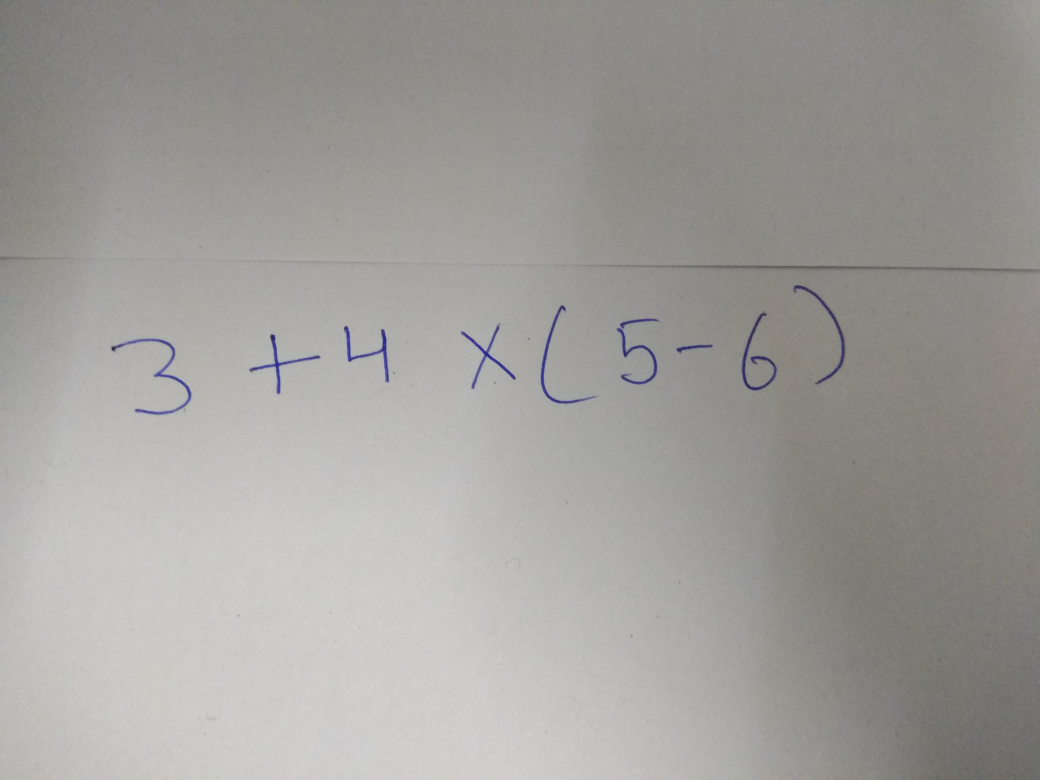
#> input picture resources/datasets/digitsPictures/eq12.jpg, 4160 x 3120 px (shown at 1/4 size); its folder holds only this picture in this run
$ jupyter execute --allow-errors DigitsFromPictures.ipynb   (shell and % lines are left out)   (older library calls are emulated)
#> lines starting #> are read from the running program, lines starting #| are printed output that depends on the picture
[cell 1]
########################################################################
##### Requirements
#####  Python3, keras, cv2, imutils
########################################################################

### Initialize

[cell 2]
from keras.preprocessing.image import img_to_array
from imutils.perspective import four_point_transform
import cv2,math,imutils
import numpy as np
from matplotlib import pyplot as plt
import sys,traceback
from keras.models import load_model
from imutils import contours
import imutils
import cv2

# [22 lines left out: functions preprocess, auto_canny, plot, not called in this run]

def get_transformed_imgs(fpath):
    o_img = cv2.imread(fpath)
#> o_img is the input picture: shape (3120, 4160, 3); mean B, G, R 156.1, 159.4, 160.9
    o_img = cv2.GaussianBlur(o_img, (5,5), 10)
    o_img = cv2.cvtColor(o_img,cv2.COLOR_BGR2GRAY)
#> o_img: shape (3120, 4160)
    img = cv2.resize(o_img, (512,512))
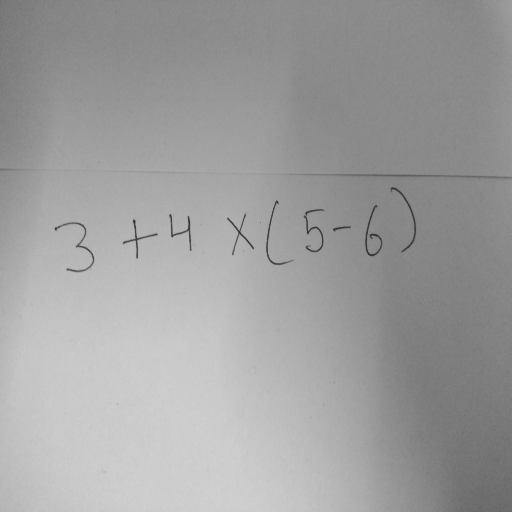
#> img: shape (512, 512); min 43, max 210, mean 159.4
    #Ensure background is bright
    if np.expand_dims(img_to_array(img), axis=0).mean() < 20:
        img=cv2.bitwise_not(img)
    edged = cv2.Canny(img, 10, 250)
    kernel = cv2.getStructuringElement(cv2.MORPH_CROSS,(5,5))
    dilated = cv2.dilate(edged,kernel,iterations = 1)
    dilated=cv2.bitwise_not(dilated)
    thresh = cv2.threshold(dilated,0,255,cv2.THRESH_BINARY_INV | cv2.THRESH_OTSU)[1]
    #plot(dilated,"ProcessedImage,512x512")
    #plot(thresh)
    return img,dilated,thresh

# [25 lines left out: function identify_contour_and_predict, not called in this run]


$ run again, on resources/datasets/digitsPictures/eq13.jpg.jpeg
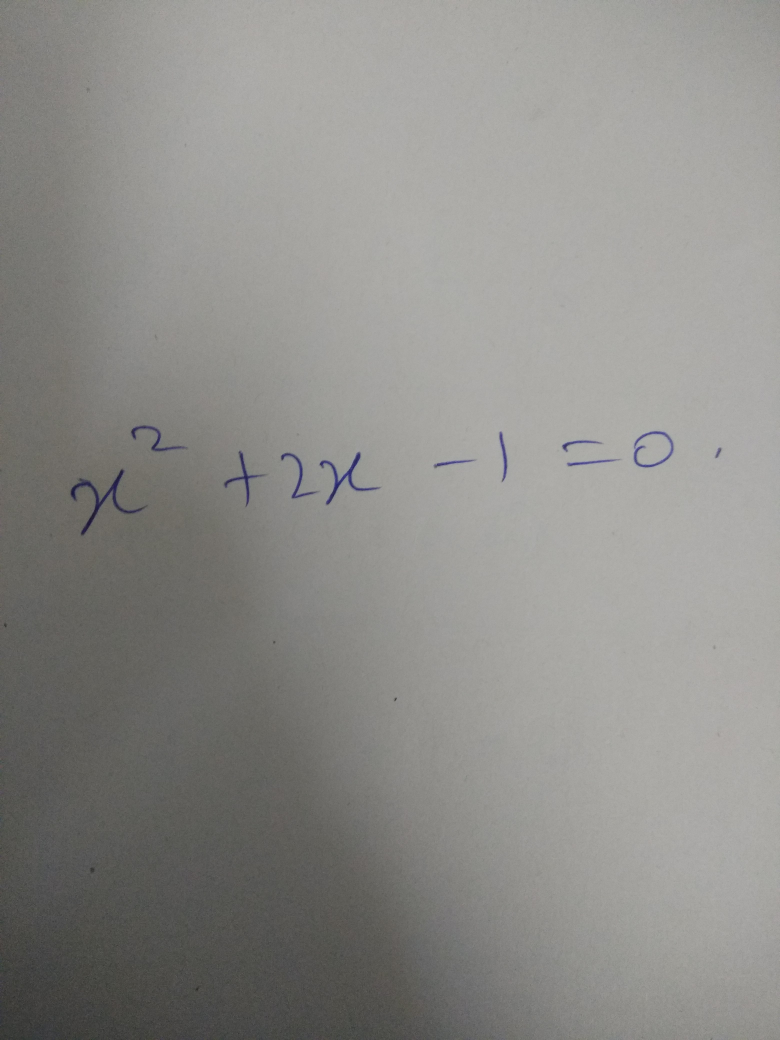
#> input picture resources/datasets/digitsPictures/eq13.jpg.jpeg, 3120 x 4160 px (shown at 1/4 size)
#> in get_transformed_imgs, o_img is the input picture: shape (4160, 3120, 3); mean B, G, R 137.7, 141.1, 141.9
#> in get_transformed_imgs, `img = cv2.resize(o_img, (512,512))`:
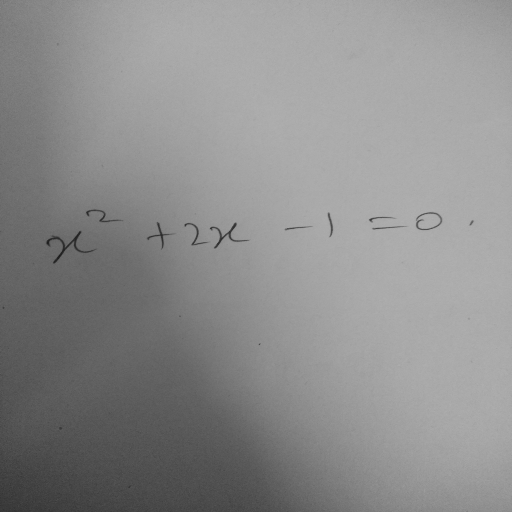
#> img: shape (512, 512); min 28, max 176, mean 141

$ run again, on resources/datasets/digitsPictures/eq14.jpg.jpeg
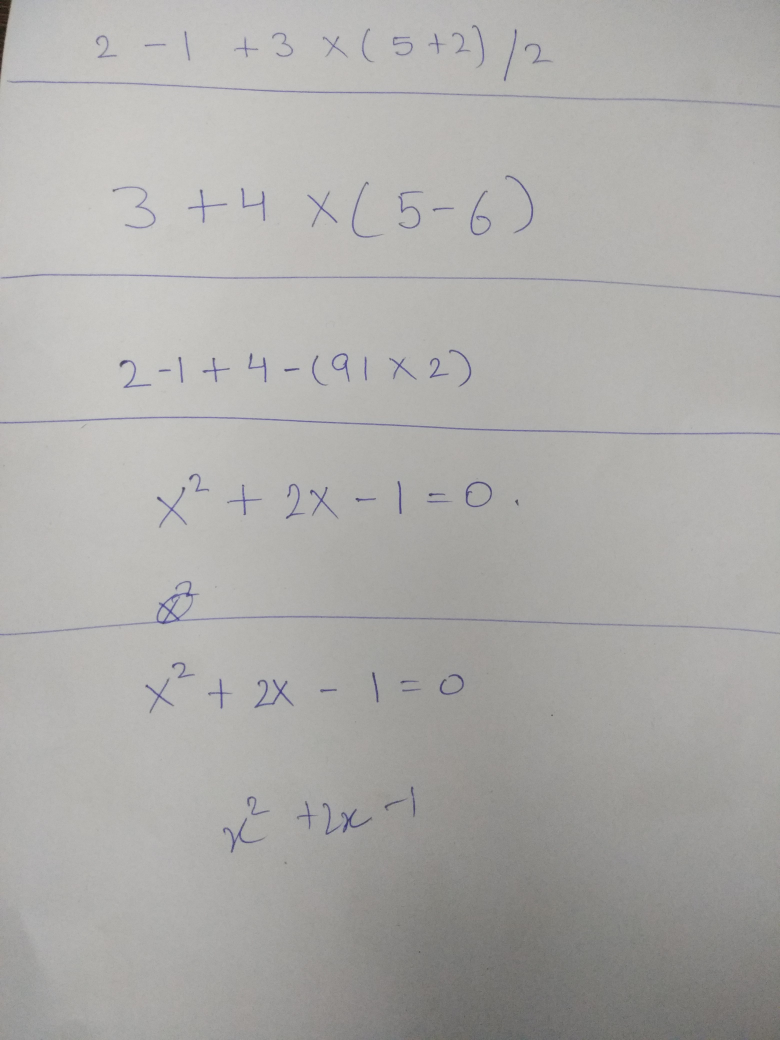
#> input picture resources/datasets/digitsPictures/eq14.jpg.jpeg, 3120 x 4160 px (shown at 1/4 size)
#> in get_transformed_imgs, o_img is the input picture: shape (4160, 3120, 3); mean B, G, R 169, 171.4, 172.5
#> in get_transformed_imgs, `img = cv2.resize(o_img, (512,512))`:
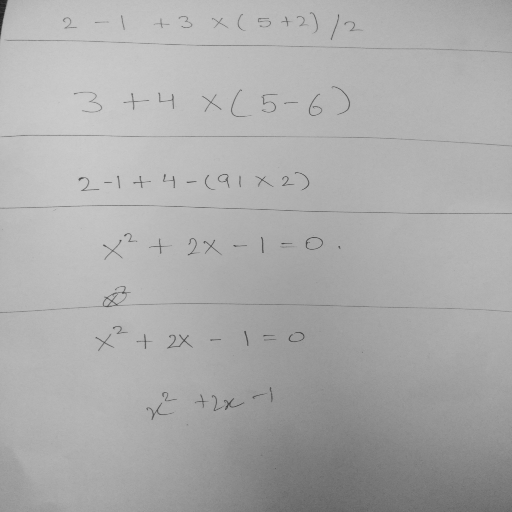
#> img: shape (512, 512); min 30, max 204, mean 171.4
